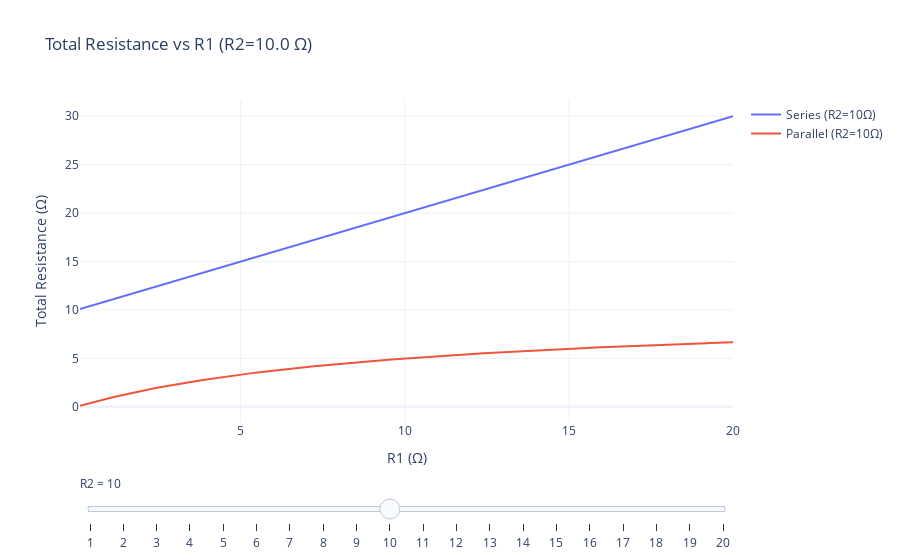

Notebook code for this chart:
### Markdown cell above
# Lesson 2: Series and Parallel Resistors

## Theory

### Series Resistors
- Resistors connected **end-to-end**, so the **same current** flows through each.
- Total resistance \( R_{\text{series}} \) is the **sum**:
\[
R_{\text{series}} = R_1 + R_2 + R_3 + \cdots
\]
- Voltage divides among resistors:
\[
V_{\text{total}} = V_1 + V_2 + V_3 + \cdots
\]

### Parallel Resistors
- Resistors connected with both ends tied together, so **same voltage** across each.
- Total resistance is given by:
\[
\frac{1}{R_{\text{parallel}}} = \frac{1}{R_1} + \frac{1}{R_2} + \frac{1}{R_3} + \cdots
\]
- Current divides among resistors:
\[
I_{\text{total}} = I_1 + I_2 + I_3 + \cdots
\]

### Code cell
import numpy as np
import plotly.graph_objects as go

def total_resistance_series_parallel(R1, R2):
    R_series = R1 + R2
    R_parallel = 1 / (1/R1 + 1/R2)
    return R_series, R_parallel

R1_vals = np.linspace(0.1, 20, 200)
R2_vals = np.linspace(0.1, 20, 200)

# Create figure with two traces for a default R2 = 10
fig = go.Figure()

fig.add_trace(go.Scatter(x=R1_vals, y=R1_vals + 10, mode='lines', name='Series (R2=10Ω)'))
fig.add_trace(go.Scatter(x=R1_vals, y=1/(1/R1_vals + 1/10), mode='lines', name='Parallel (R2=10Ω)'))

# Add sliders for R2
steps = []
for R2 in np.arange(1, 21, 1):
    y_series = R1_vals + R2
    y_parallel = 1 / (1/R1_vals + 1/R2)
    step = dict(
        method="update",
        args=[{"y": [y_series, y_parallel]},
              {"title": f"Total Resistance vs R1 (R2={R2:.1f} Ω)"}],
        label=str(R2)
    )
    steps.append(step)

sliders = [dict(
    active=9,
    currentvalue={"prefix": "R2 = "},
    pad={"t": 50},
    steps=steps
)]

fig.update_layout(
    sliders=sliders,
    xaxis_title="R1 (Ω)",
    yaxis_title="Total Resistance (Ω)",
    title="Series and Parallel Total Resistance",
    template="plotly_white",
    height=450
)

fig.show()

### Figure 1 — Plotly figure (JSON) as saved in the notebook; plotly's stock layout.template omitted (floating-point values rounded to 4 significant figures; data arrays with more than 128 entries replaced by an {"elided": "..."} marker saying what was removed)
{"data": [{"mode": "lines", "name": "Series (R2=10Ω)", "type": "scatter", "x": {"elided": "200 float values"}, "y": {"elided": "200 float values"}}, {"mode": "lines", "name": "Parallel (R2=10Ω)", "type": "scatter", "x": {"elided": "200 float values"}, "y": {"elided": "200 float values"}}], "layout": {"autosize": true, "sliders": [{"active": 9, "currentvalue": {"prefix": "R2 = "}, "pad": {"t": 50}, "steps": [{"args": [{"y": {"elided": "2x200 float values"}}, {"title": "Total Resistance vs R1 (R2=1.0 Ω)"}], "label": "1", "method": "update"}, {"args": [{"y": {"elided": "2x200 float values"}}, {"title": "Total Resistance vs R1 (R2=2.0 Ω)"}], "label": "2", "method": "update"}, {"args": [{"y": {"elided": "2x200 float values"}}, {"title": "Total Resistance vs R1 (R2=3.0 Ω)"}], "label": "3", "method": "update"}, {"args": [{"y": {"elided": "2x200 float values"}}, {"title": "Total Resistance vs R1 (R2=4.0 Ω)"}], "label": "4", "method": "update"}, {"args": [{"y": {"elided": "2x200 float values"}}, {"title": "Total Resistance vs R1 (R2=5.0 Ω)"}], "label": "5", "method": "update"}, {"args": [{"y": {"elided": "2x200 float values"}}, {"title": "Total Resistance vs R1 (R2=6.0 Ω)"}], "label": "6", "method": "update"}, {"args": [{"y": {"elided": "2x200 float values"}}, {"title": "Total Resistance vs R1 (R2=7.0 Ω)"}], "label": "7", "method": "update"}, {"args": [{"y": {"elided": "2x200 float values"}}, {"title": "Total Resistance vs R1 (R2=8.0 Ω)"}], "label": "8", "method": "update"}, {"args": [{"y": {"elided": "2x200 float values"}}, {"title": "Total Resistance vs R1 (R2=9.0 Ω)"}], "label": "9", "method": "update"}, {"args": [{"y": {"elided": "2x200 float values"}}, {"title": "Total Resistance vs R1 (R2=10.0 Ω)"}], "label": "10", "method": "update"}, {"args": [{"y": {"elided": "2x200 float values"}}, {"title": "Total Resistance vs R1 (R2=11.0 Ω)"}], "label": "11", "method": "update"}, {"args": [{"y": {"elided": "2x200 float values"}}, {"title": "Total Resistance vs R1 (R2=12.0 Ω)"}], "label": "12", "method": "update"}, {"args": [{"y": {"elided": "2x200 float values"}}, {"title": "Total Resistance vs R1 (R2=13.0 Ω)"}], "label": "13", "method": "update"}, {"args": [{"y": {"elided": "2x200 float values"}}, {"title": "Total Resistance vs R1 (R2=14.0 Ω)"}], "label": "14", "method": "update"}, {"args": [{"y": {"elided": "2x200 float values"}}, {"title": "Total Resistance vs R1 (R2=15.0 Ω)"}], "label": "15", "method": "update"}, {"args": [{"y": {"elided": "2x200 float values"}}, {"title": "Total Resistance vs R1 (R2=16.0 Ω)"}], "label": "16", "method": "update"}, {"args": [{"y": {"elided": "2x200 float values"}}, {"title": "Total Resistance vs R1 (R2=17.0 Ω)"}], "label": "17", "method": "update"}, {"args": [{"y": {"elided": "2x200 float values"}}, {"title": "Total Resistance vs R1 (R2=18.0 Ω)"}], "label": "18", "method": "update"}, {"args": [{"y": {"elided": "2x200 float values"}}, {"title": "Total Resistance vs R1 (R2=19.0 Ω)"}], "label": "19", "method": "update"}, {"args": [{"y": {"elided": "2x200 float values"}}, {"title": "Total Resistance vs R1 (R2=20.0 Ω)"}], "label": "20", "method": "update"}]}], "title": {"text": "Total Resistance vs R1 (R2=10.0 Ω)"}, "xaxis": {"autorange": true, "range": [0.1, 20], "title": {"text": "R1 (Ω)"}, "type": "linear"}, "yaxis": {"autorange": true, "range": [-1.562, 31.66], "title": {"text": "Total Resistance (Ω)"}, "type": "linear"}}}
